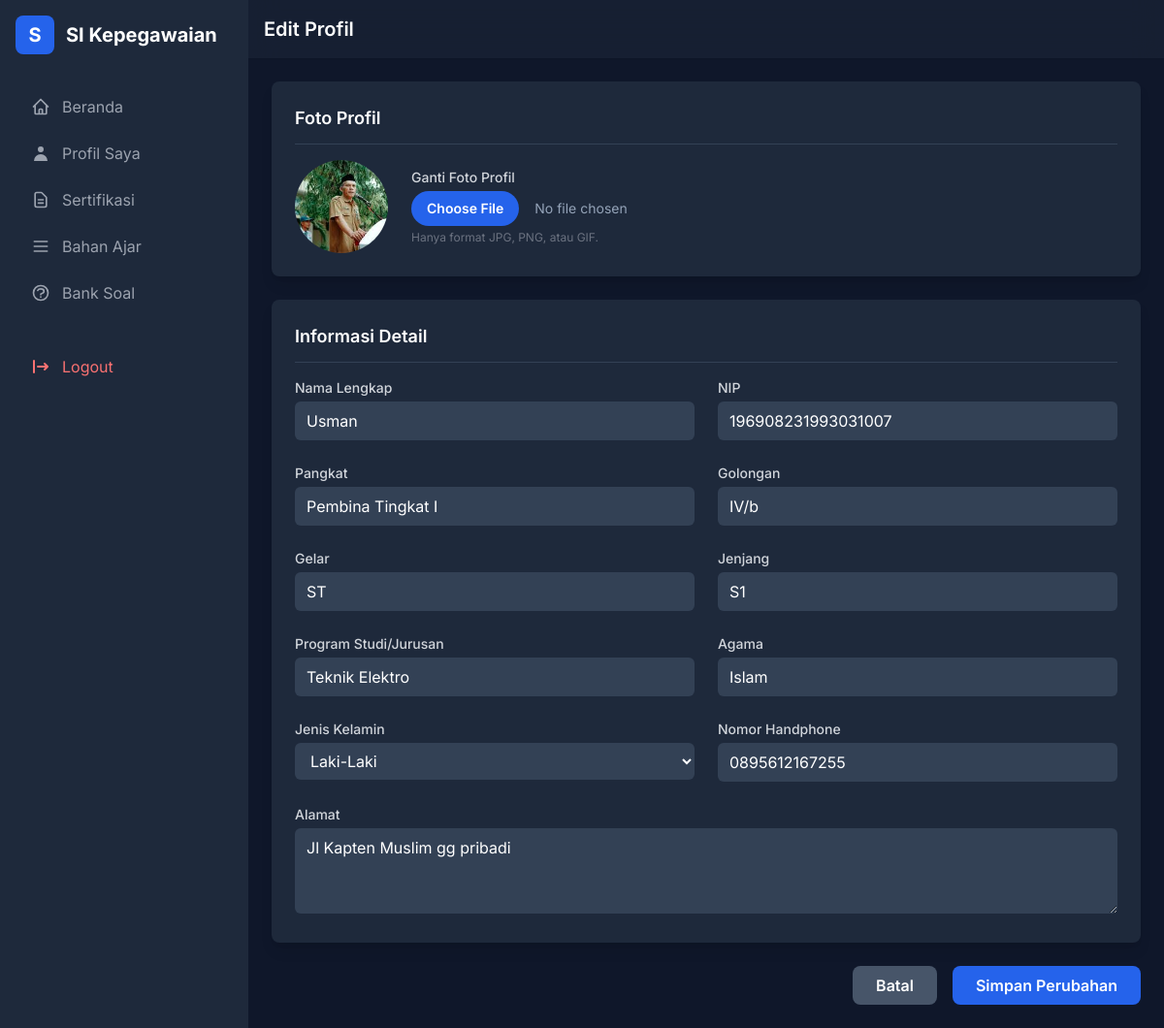
The app's page /guru/editProfile.php (signed in) with its own data.
### tables this page shows
CREATE TABLE `guru` (
  `id` int(11) NOT NULL,
  `name` varchar(100) NOT NULL,
  `gelar` varchar(100) DEFAULT NULL,
  `mata_pelajaran` varchar(100) DEFAULT NULL,
  `kelompok_mata_pelajaran` varchar(100) DEFAULT NULL,
  `jurusan` varchar(255) DEFAULT NULL,
  `jenis_kelamin` enum('Laki-Laki','Perempuan','Lainnya') DEFAULT NULL,
  `agama` varchar(50) DEFAULT NULL,
  `jenjang` varchar(50) DEFAULT NULL,
  `pangkat` varchar(50) DEFAULT NULL,
  `golongan` varchar(10) DEFAULT NULL,
  `nip` varchar(18) DEFAULT NULL,
  `email` varchar(100) NOT NULL,
  `email_pemulihan` varchar(100) DEFAULT NULL,
  `photo` varchar(255) DEFAULT NULL,
  `created_at` timestamp NOT NULL DEFAULT current_timestamp(),
  `updated_at` timestamp NOT NULL DEFAULT current_timestamp() ON UPDATE current_timestamp(),
  `password` varchar(255) NOT NULL,
  `alamat` text DEFAULT NULL,
  `no_hp` varchar(15) DEFAULT NULL
);

### guru/editProfile.php (the view, shortened to what this page needs)
<?php
require '../db_connection.php';
$pageTitle = 'Edit Profil';
$userId = $_SESSION['user']['id'];
$stmt_fetch = $conn->prepare("SELECT * FROM guru WHERE id = ?");
$stmt_fetch->bind_param("i", $userId);
$stmt_fetch->execute();
$guru = $stmt_fetch->get_result()->fetch_assoc();
$photo_db_path = $guru['photo'] ?? '';
$photo_url = 'uploads/default.jpg';
if (!empty($photo_db_path) && file_exists($photo_db_path)) {
    $photo_url = htmlspecialchars($photo_db_path);
}
require_once 'layout/header.php';
require_once 'layout/sidebar.php';
?>
<div class="flex-1 flex flex-col">
    <header class="bg-slate-800/50 backdrop-blur-lg shadow-sm p-4 flex items-center justify-between sticky top-0 z-20">
        <h1 class="text-xl font-semibold text-white"><?php echo $pageTitle; ?></h1>
    </header>
    <main class="p-6 flex-grow">
        <form method="POST" action="editProfile.php" enctype="multipart/form-data" class="space-y-6">
            <div class="bg-slate-800 p-6 rounded-lg shadow-lg">
                <h3 class="text-lg font-semibold text-white border-b border-slate-700 pb-3 mb-4">Foto Profil</h3>
                <div class="flex items-center gap-6">
                    <img src="<?php echo $photo_url; ?>" alt="Foto Profil Saat Ini" class="w-24 h-24 rounded-full object-cover">
                    <div>
                        <label for="photo" class="block text-sm font-medium text-gray-300">Ganti Foto Profil</label>
                        <input type="file" name="photo" id="photo" class="mt-1 block w-full text-sm text-slate-400 file:mr-4 file:py-2 file:px-4 file:rounded-full file:border-0 file:text-sm file:font-semibold file:bg-blue-600 file:text-white hover:file:bg-blue-700"/>
                        <p class="text-xs text-gray-500 mt-1">Hanya format JPG, PNG, atau GIF.</p>
                    </div>
                </div>
            </div>
            <div class="bg-slate-800 p-6 rounded-lg shadow-lg">
                <h3 class="text-lg font-semibold text-white border-b border-slate-700 pb-3 mb-4">Informasi Detail</h3>
                <div class="grid grid-cols-1 md:grid-cols-2 gap-6">
                    <div><label for="name" class="block text-sm font-medium text-gray-300">Nama Lengkap</label><input type="text" name="name" id="name" value="<?php echo htmlspecialchars($guru['name'] ?? ''); ?>" class="mt-1 w-full bg-slate-700 border-slate-600 rounded-md py-2 px-3 text-white focus:ring-blue-500 focus:border-blue-500"></div>
                    <div><label for="nip" class="block text-sm font-medium text-gray-300">NIP</label><input type="text" name="nip" id="nip" value="<?php echo htmlspecialchars($guru['nip'] ?? ''); ?>" class="mt-1 w-full bg-slate-700 border-slate-600 rounded-md py-2 px-3 text-white focus:ring-blue-500 focus:border-blue-500"></div>
                    <div><label for="pangkat" class="block text-sm font-medium text-gray-300">Pangkat</label><input type="text" name="pangkat" id="pangkat" value="<?php echo htmlspecialchars($guru['pangkat'] ?? ''); ?>" class="mt-1 w-full bg-slate-700 border-slate-600 rounded-md py-2 px-3 text-white focus:ring-blue-500 focus:border-blue-500"></div>
                    <div><label for="golongan" class="block text-sm font-medium text-gray-300">Golongan</label><input type="text" name="golongan" id="golongan" value="<?php echo htmlspecialchars($guru['golongan'] ?? ''); ?>" class="mt-1 w-full bg-slate-700 border-slate-600 rounded-md py-2 px-3 text-white focus:ring-blue-500 focus:border-blue-500"></div>
                    <div><label for="gelar" class="block text-sm font-medium text-gray-300">Gelar</label><input type="text" name="gelar" id="gelar" value="<?php echo htmlspecialchars($guru['gelar'] ?? ''); ?>" class="mt-1 w-full bg-slate-700 border-slate-600 rounded-md py-2 px-3 text-white focus:ring-blue-500 focus:border-blue-500"></div>
                    <div><label for="jenjang" class="block text-sm font-medium text-gray-300">Jenjang</label><input type="text" name="jenjang" id="jenjang" value="<?php echo htmlspecialchars($guru['jenjang'] ?? ''); ?>" class="mt-1 w-full bg-slate-700 border-slate-600 rounded-md py-2 px-3 text-white focus:ring-blue-500 focus:border-blue-500"></div>
                    <div><label for="jurusan" class="block text-sm font-medium text-gray-300">Program Studi/Jurusan</label><input type="text" name="jurusan" id="jurusan" value="<?php echo htmlspecialchars($guru['jurusan'] ?? ''); ?>" class="mt-1 w-full bg-slate-700 border-slate-600 rounded-md py-2 px-3 text-white focus:ring-blue-500 focus:border-blue-500"></div>
                    <div><label for="agama" class="block text-sm font-medium text-gray-300">Agama</label><input type="text" name="agama" id="agama" value="<?php echo htmlspecialchars($guru['agama'] ?? ''); ?>" class="mt-1 w-full bg-slate-700 border-slate-600 rounded-md py-2 px-3 text-white focus:ring-blue-500 focus:border-blue-500"></div>
                    <div><label for="jenis_kelamin" class="block text-sm font-medium text-gray-300">Jenis Kelamin</label><select name="jenis_kelamin" id="jenis_kelamin" class="mt-1 w-full bg-slate-700 border-slate-600 rounded-md py-2 px-3 text-white focus:ring-blue-500 focus:border-blue-500"><option value="Laki-Laki" <?php echo ($guru['jenis_kelamin'] ?? '') == 'Laki-Laki' ? 'selected' : ''; ?>>Laki-Laki</option><option value="Perempuan" <?php echo ($guru['jenis_kelamin'] ?? '') == 'Perempuan' ? 'selected' : ''; ?>>Perempuan</option></select></div>
                    <div><label for="no_hp" class="block text-sm font-medium text-gray-300">Nomor Handphone</label><input type="text" name="no_hp" id="no_hp" value="<?php echo htmlspecialchars($guru['no_hp'] ?? ''); ?>" class="mt-1 w-full bg-slate-700 border-slate-600 rounded-md py-2 px-3 text-white focus:ring-blue-500 focus:border-blue-500"></div>
                    <div class="md:col-span-2"><label for="alamat" class="block text-sm font-medium text-gray-300">Alamat</label><textarea name="alamat" id="alamat" rows="3" class="mt-1 w-full bg-slate-700 border-slate-600 rounded-md py-2 px-3 text-white focus:ring-blue-500 focus:border-blue-500"><?php echo htmlspecialchars($guru['alamat'] ?? ''); ?></textarea></div>
                </div>
            </div>
            <div class="flex justify-end gap-4">
                <a href="profileGuru.php" class="bg-slate-600 text-white font-semibold px-6 py-2 rounded-lg hover:bg-slate-500 transition-colors">Batal</a>
                <button type="submit" class="bg-blue-600 text-white font-semibold px-6 py-2 rounded-lg hover:bg-blue-700 transition-colors">Simpan Perubahan</button>
            </div>
        </form>
    </main>
</div>
<?php require_once 'layout/footer.php'; ?>

### guru/layout/header.php (style rules this page uses)
body { font-family: 'Inter', sans-serif; }

### records on screen
guru: photo (picture), name "Usman", nip "196908231993031007", pangkat "Pembina Tingkat I", golongan "IV/b", gelar "ST", jenjang "S1", jurusan "Teknik Elektro", agama "Islam", jenis_kelamin "Laki-Laki", no_hp "0895612167255", alamat "Jl Kapten Muslim gg pribadi"

### other values on screen
$item['label'] "Beranda"
$item['label'] "Profil Saya"
$item['label'] "Sertifikasi"
$item['label'] "Bahan Ajar"
$item['label'] "Bank Soal"
$pageTitle "Edit Profil"
